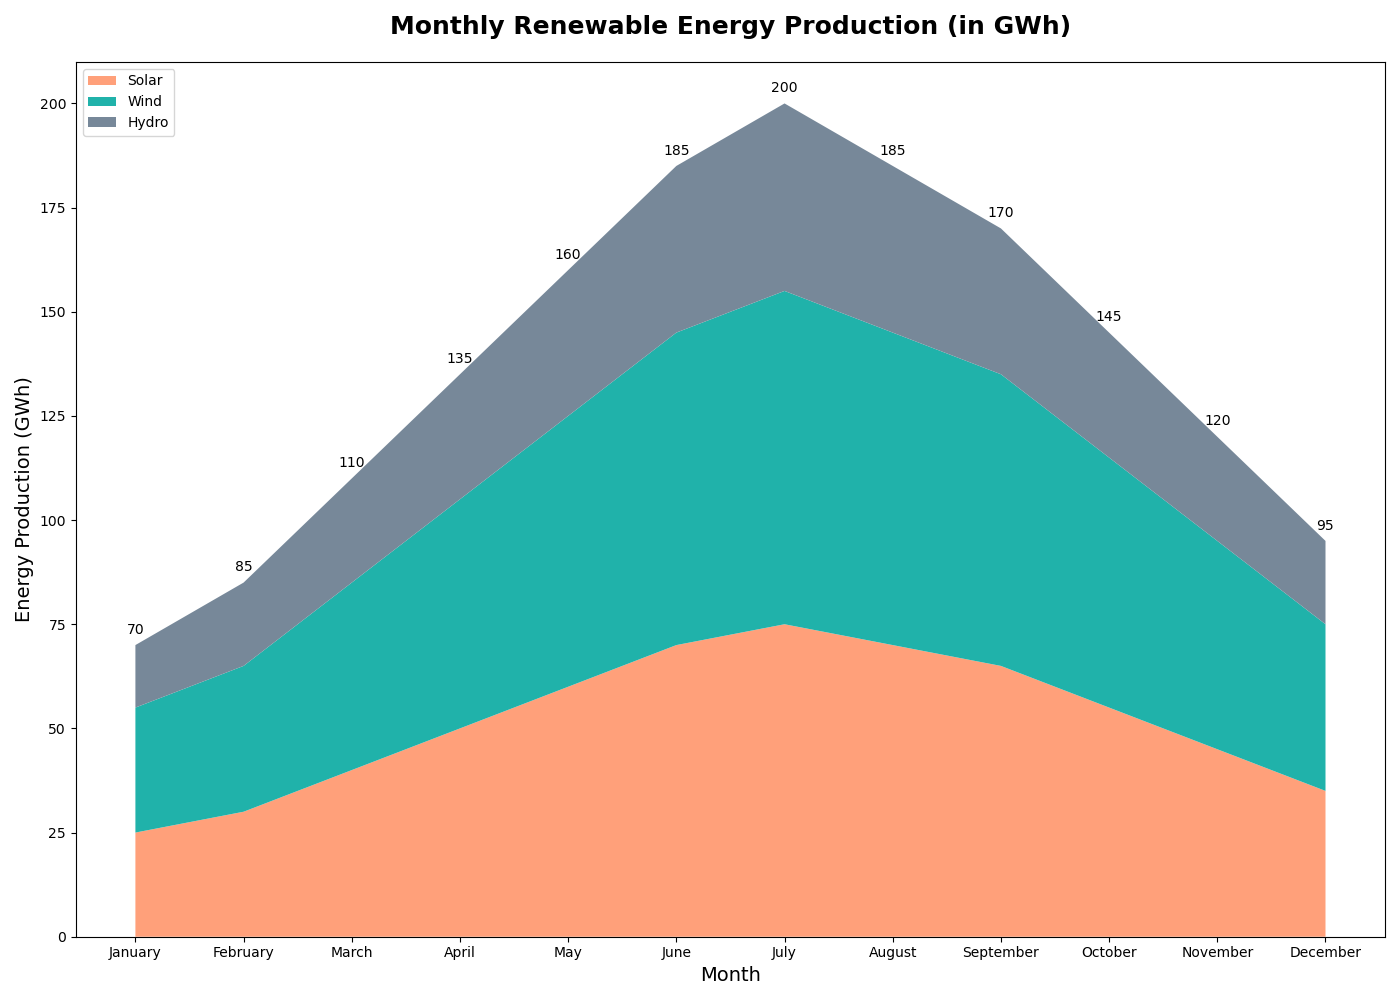

This chart was generated by the following Python code:

import matplotlib.pyplot as plt

months = ['January', 'February', 'March', 'April', 'May', 'June', 
          'July', 'August', 'September', 'October', 'November', 'December']
solar = [25, 30, 40, 50, 60, 70, 75, 70, 65, 55, 45, 35]
wind = [30, 35, 45, 55, 65, 75, 80, 75, 70, 60, 50, 40]
hydro = [15, 20, 25, 30, 35, 40, 45, 40, 35, 30, 25, 20]

fig, ax = plt.subplots(figsize=(14, 10))
ax.stackplot(months, solar, wind, hydro, colors=['#FFA07A', '#20B2AA', '#778899'])

ax.set_title('Monthly Renewable Energy Production (in GWh)', fontsize=18, fontweight='bold', pad=20)
ax.set_xlabel('Month', fontsize=14)
ax.set_ylabel('Energy Production (GWh)', fontsize=14)

for i in range(len(months)):
    total = solar[i] + wind[i] + hydro[i]
    ax.text(i, total + 2, f"{total}", ha='center', va='bottom')

ax.legend(['Solar', 'Wind', 'Hydro'], loc='upper left')

plt.tight_layout()
plt.show()
